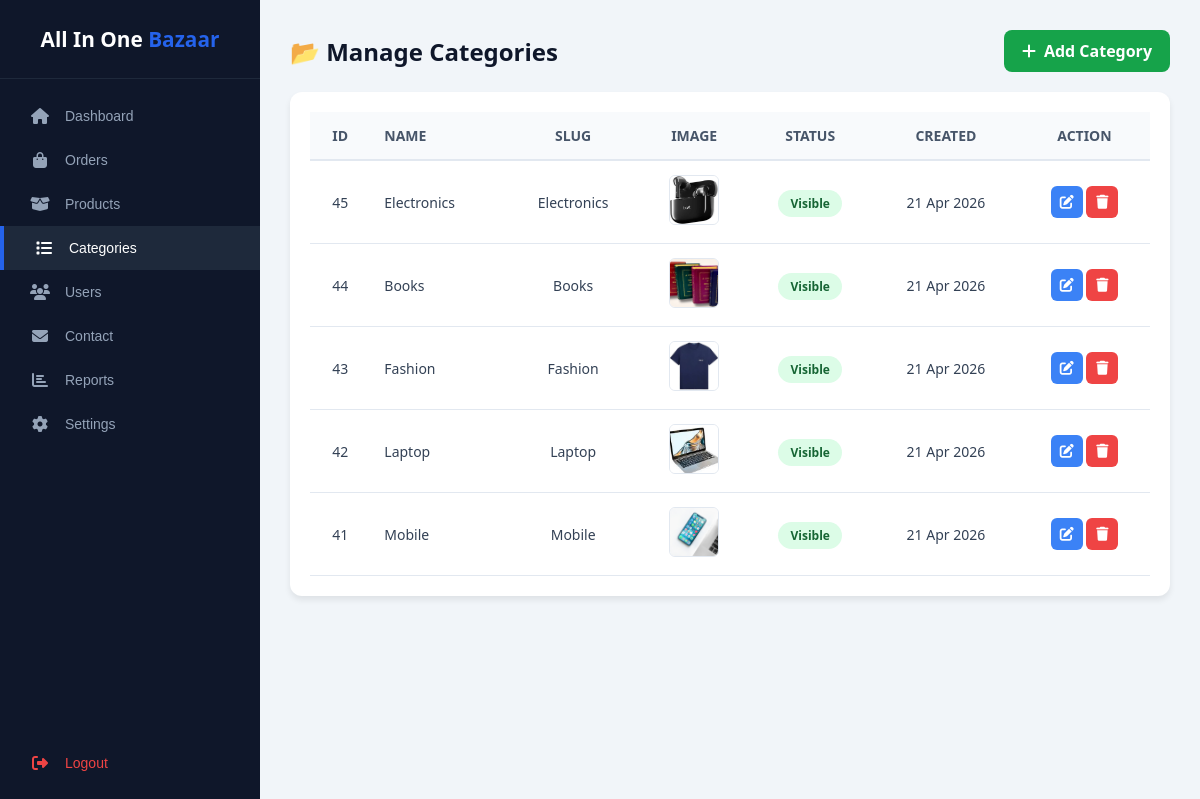
The app's page /admin/manage-categories.php (signed in) with its own data.
### tables this page shows
CREATE TABLE `categories` (
  `id` int(11) NOT NULL,
  `name` varchar(191) NOT NULL,
  `slug` varchar(191) NOT NULL,
  `description` mediumtext DEFAULT NULL,
  `image` varchar(191) DEFAULT NULL,
  `status` tinyint(4) DEFAULT 0 COMMENT '0=Visible, 1=Hidden',
  `created_at` timestamp NOT NULL DEFAULT current_timestamp()
);

### admin/manage-categories.php (the view, shortened to what this page needs)
<?php
include("../config/db.php");
$query  = "SELECT * FROM categories ORDER BY created_at DESC";
$result = mysqli_query($conn, $query);
?>
<!DOCTYPE html>
<html lang="en">
<head>
<link rel="stylesheet" href="https://cdnjs.cloudflare.com/ajax/libs/font-awesome/6.4.0/css/all.min.css">
</head>
<body>
<?php include 'includes/sidebar.php'; ?>
<div class="main-content">
    <div class="header-bar">
        <h2>📂 Manage Categories</h2>
        <a href="add-category.php" class="add-btn">
            <i class="fa fa-plus"></i> Add Category
        </a>
    </div>
    <div class="table-wrapper">
        <table>
            <thead>
                <tr>
                    <th>ID</th>
                    <th style="text-align:left">Name</th>
                    <th>Slug</th>
                    <th>Image</th>
                    <th>Status</th>
                    <th>Created</th>
                    <th>Action</th>
                </tr>
            </thead>
            <tbody>
            <?php if(mysqli_num_rows($result)>0):
                while($row=mysqli_fetch_assoc($result)):
                $imgPath = "../uploads/categories/".$row['image'];
            ?>
                <tr>
                    <td><?= $row['id'] ?></td>
                    <td style="text-align:left;font-weight:500"><?= htmlspecialchars($row['name']) ?></td>
                    <td><?= htmlspecialchars($row['slug']) ?></td>
                    <td>
                        <?php if(!empty($row['image']) && file_exists($imgPath)): ?>
                            <img src="<?= $imgPath ?>" class="cat-img">
                        <?php else: ?>
                            <img src="../uploads/categories/no-image.png" class="cat-img">
                        <?php endif; ?>
                    </td>
                    <td>
                        <?php if($row['status']==0): ?>
                            <span class="badge visible">Visible</span>
                        <?php else: ?>
                            <span class="badge hidden">Hidden</span>
                        <?php endif; ?>
                    </td>
                    <td><?= date("d M Y",strtotime($row['created_at'])) ?></td>
                    <td>
                        <a href="edit-category.php?id=<?= $row['id'] ?>" class="action-btn edit">
                            <i class="fa fa-edit"></i>
                        </a>
                        <a href="manage-categories.php?delete_id=<?= $row['id'] ?>"
                           onclick="return confirm('Delete this category?')"
                           class="action-btn delete">
                           <i class="fa fa-trash"></i>
                        </a>
                    </td>
                </tr>
            <?php endwhile; else: ?>
                <tr><td colspan="7">No Categories Found</td></tr>
            <?php endif; ?>
            </tbody>
        </table>
    </div>
</div>
</body>
</html>

### admin/includes/sidebar.php (shortened to what this page needs)
<?php
  $page = substr($_SERVER["SCRIPT_NAME"],strrpos($_SERVER["SCRIPT_NAME"],"/")+1);
?>
<div class="sidebar">
    <div class="sidebar-header">All In One <span>Bazaar</span></div>
    <div class="sidebar-menu">
        <a href="dashboard.php" class="<?= $page == 'dashboard.php' ? 'active' : '' ?>"><i class="fas fa-home"></i>Dashboard</a>
        <a href="manage-orders.php" class="<?= in_array($page, ['manage-orders.php', 'order-details.php']) ? 'active' : '' ?>"><i class="fas fa-shopping-bag"></i>Orders</a>
        <a href="manage-products.php" class="<?= in_array($page, ['manage-products.php', 'add-product.php', 'edit-product.php']) ? 'active' : '' ?>"><i class="fas fa-box-open"></i>Products</a>
        <a href="manage-categories.php" class="<?= in_array($page, ['manage-categories.php', 'add-category.php', 'edit-category.php', 'categories.php']) ? 'active' : '' ?>"><i class="fas fa-list"></i>Categories</a>
        <a href="manage-users.php" class="<?= $page == 'manage-users.php' ? 'active' : '' ?>"><i class="fas fa-users"></i>Users</a>
        <a href="contact.php" class="<?= $page == 'contact.php' ? 'active' : '' ?>"><i class="fas fa-envelope"></i>Contact</a>
        <a href="reports.php" class="<?= $page == 'reports.php' ? 'active' : '' ?>"><i class="fas fa-chart-bar"></i>Reports</a>
        <a href="settings.php" class="<?= $page == 'settings.php' ? 'active' : '' ?>"><i class="fas fa-cog"></i>Settings</a>
        <a href="logout.php" style="color:#ef4444;margin-top:auto;"><i class="fas fa-sign-out-alt"></i>Logout</a>
    </div>
</div>

### admin/manage-categories.php (style rules this page uses)
* { box-sizing:border-box }
body { margin:0; font-family:'Segoe UI',sans-serif; background:#f1f5f9; display:flex; min-height:100vh; }
.sidebar { width:260px; background:#0f172a; color:#fff; position:fixed; height:100%; }
.main-content { margin-left:260px; width:calc(100% - 260px); padding:30px; }
.header-bar { display:flex; justify-content:space-between; align-items:center; margin-bottom:20px; }
h2 { margin:0;color:#0f172a }
.add-btn { background:#16a34a; color:#fff; padding:10px 18px; border-radius:8px; text-decoration:none; font-weight:600; display:flex; align-items:center; gap:8px; }
.table-wrapper { background:#fff; padding:20px; border-radius:12px; box-shadow:0 4px 6px rgba(0,0,0,.08); }
table { width:100%;border-collapse:collapse }
thead tr { background:#f8fafc;border-bottom:2px solid #e2e8f0 }
th,td { padding:14px;text-align:center;font-size:14px }
th { text-transform:uppercase;color:#475569 }
td { border-bottom:1px solid #e2e8f0;color:#334155 }
.cat-img { width:50px; height:50px; object-fit:cover; border-radius:6px; border:1px solid #e2e8f0; }
.badge { padding:5px 12px; border-radius:20px; font-size:12px; font-weight:600; }
.visible { background:#dcfce7;color:#166534 }
.action-btn { width:32px; height:32px; border-radius:6px; display:inline-flex; align-items:center; justify-content:center; color:#fff; text-decoration:none; }
.edit { background:#3b82f6 }
.delete { background:#ef4444 }

### admin/includes/sidebar.php (style rules this page uses)
.sidebar { width: 260px; background: #0f172a; color: #fff; display: flex; flex-direction: column; position: fixed; height: 100vh; left: 0; top: 0; z-index: 1000; }
.sidebar-header { padding: 25px; font-size: 1.3rem; font-weight: 600; text-align: center; border-bottom: 1px solid #1e293b; margin: 0; }
.sidebar-header span { color: #2563eb; }
.sidebar-menu { flex: 1; padding: 15px 0; display: flex; flex-direction: column; margin: 0; }
.sidebar-menu a { display: flex; align-items: center; padding: 14px 25px; color: #94a3b8; text-decoration: none; font-family: 'Poppins', sans-serif; font-size: 14px; transition: 0.3s; }
.sidebar-menu a:hover, .sidebar-menu a.active { background: #1e293b; color: #fff; border-left: 4px solid #2563eb; }
.sidebar-menu i { width: 30px; font-size: 16px; text-align: center; margin-right: 10px; }
body { margin: 0; }
.main-content { margin-left: 260px !important; width: calc(100% - 260px) !important; }

### records on screen
categories: id "45", name "Electronics", slug "Electronics", image (picture), status "Visible", created_at "21 Apr 2026"
categories: id "44", name "Books", slug "Books", image (picture), status "Visible", created_at "21 Apr 2026"
categories: id "43", name "Fashion", slug "Fashion", image (picture), status "Visible", created_at "21 Apr 2026"
categories: id "42", name "Laptop", slug "Laptop", image (picture), status "Visible", created_at "21 Apr 2026"
categories: id "41", name "Mobile", slug "Mobile", image (picture), status "Visible", created_at "21 Apr 2026"
